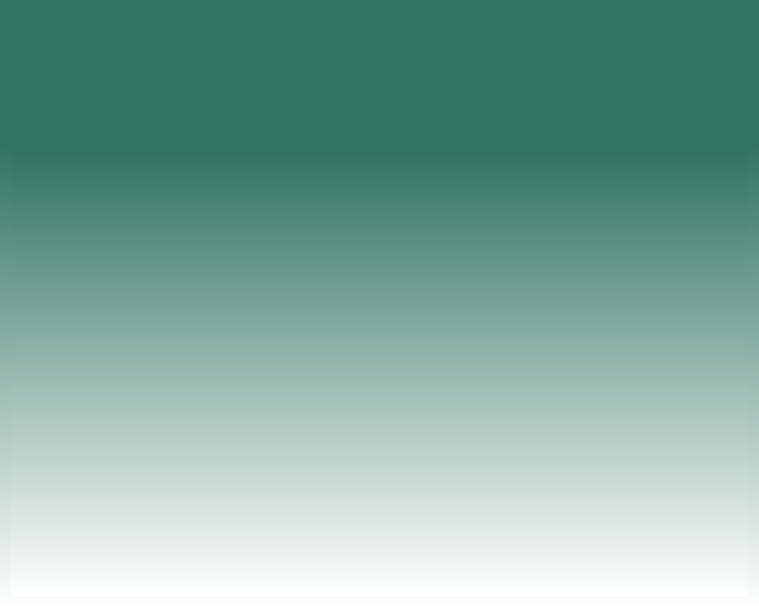
<?xml version="1.0" encoding="UTF-8"?>
<ui version="4.0">
 <class>StartWindow</class>
 <widget class="QDialog" name="StartWindow">
  <property name="geometry">
   <rect>
    <x>0</x>
    <y>0</y>
    <width>759</width>
    <height>607</height>
   </rect>
  </property>
  <property name="windowTitle">
   <string>Dialog</string>
  </property>
  <property name="styleSheet">
   <string notr="true">background-color: qlineargradient(spread:pad, x1:1, y1:0.238636, x2:1, y2:1, stop:0 rgba(49, 116, 96, 255), stop:1 rgba(255, 255, 255, 255));</string>
  </property>
  <layout class="QHBoxLayout" name="horizontalLayout">
   <item>
    <widget class="QStackedWidget" name="stackedWidget">
     <property name="toolTipDuration">
      <number>0</number>
     </property>
     <property name="styleSheet">
      <string notr="true">background-color: qlineargradient(spread:pad, x1:1, y1:0.238636, x2:1, y2:1, stop:0 rgba(49, 116, 96, 255), stop:1 rgba(255, 255, 255, 255));</string>
     </property>
     <property name="currentIndex">
      <number>1</number>
     </property>
     <widget class="LoginWidget" name="PageLogin"/>
     <widget class="RegisterForm" name="PageRegister"/>
    </widget>
   </item>
  </layout>
 </widget>
 <customwidgets>
  <customwidget>
   <class>LoginWidget</class>
   <extends>QWidget</extends>
   <header>source/loginwidget.h</header>
   <container>1</container>
  </customwidget>
  <customwidget>
   <class>RegisterForm</class>
   <extends>QWidget</extends>
   <header>source/registerform.h</header>
   <container>1</container>
  </customwidget>
 </customwidgets>
 <resources/>
 <connections/>
</ui>
